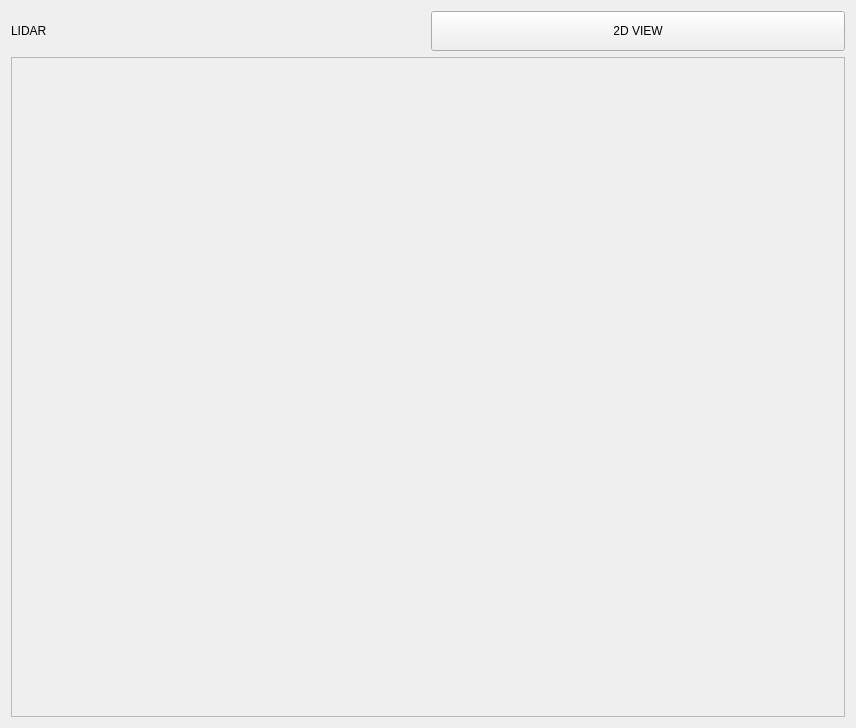
<?xml version="1.0" encoding="UTF-8"?>
<ui version="4.0">
 <class>LidarSlamMapWidget</class>
 <widget class="QWidget" name="LidarSlamMapWidget">
  <property name="geometry">
   <rect>
    <x>0</x>
    <y>0</y>
    <width>856</width>
    <height>728</height>
   </rect>
  </property>
  <property name="windowTitle">
   <string>Form</string>
  </property>
  <layout class="QVBoxLayout" name="verticalLayout">
   <item>
    <layout class="QHBoxLayout" name="horizontalLayout">
     <item>
      <widget class="QLabel" name="label_lidar">
       <property name="text">
        <string>LIDAR</string>
       </property>
      </widget>
     </item>
     <item>
      <widget class="QPushButton" name="tb_2dview">
       <property name="minimumSize">
        <size>
         <width>0</width>
         <height>40</height>
        </size>
       </property>
       <property name="maximumSize">
        <size>
         <width>16777215</width>
         <height>40</height>
        </size>
       </property>
       <property name="text">
        <string>2D VIEW</string>
       </property>
       <property name="checkable">
        <bool>true</bool>
       </property>
       <property name="checked">
        <bool>false</bool>
       </property>
      </widget>
     </item>
    </layout>
   </item>
   <item>
    <widget class="QFrame" name="frame">
     <property name="frameShape">
      <enum>QFrame::StyledPanel</enum>
     </property>
     <property name="frameShadow">
      <enum>QFrame::Raised</enum>
     </property>
     <layout class="QVBoxLayout" name="verticalLayout_2">
      <item>
       <widget class="QWidget" name="widget" native="true"/>
      </item>
      <item>
       <widget class="QCustomPlot" name="customPlot" native="true"/>
      </item>
     </layout>
    </widget>
   </item>
  </layout>
 </widget>
 <customwidgets>
  <customwidget>
   <class>QCustomPlot</class>
   <extends>QWidget</extends>
   <header>qtcustomplot/qcustomplot.h</header>
   <container>1</container>
  </customwidget>
 </customwidgets>
 <resources/>
 <connections/>
</ui>
